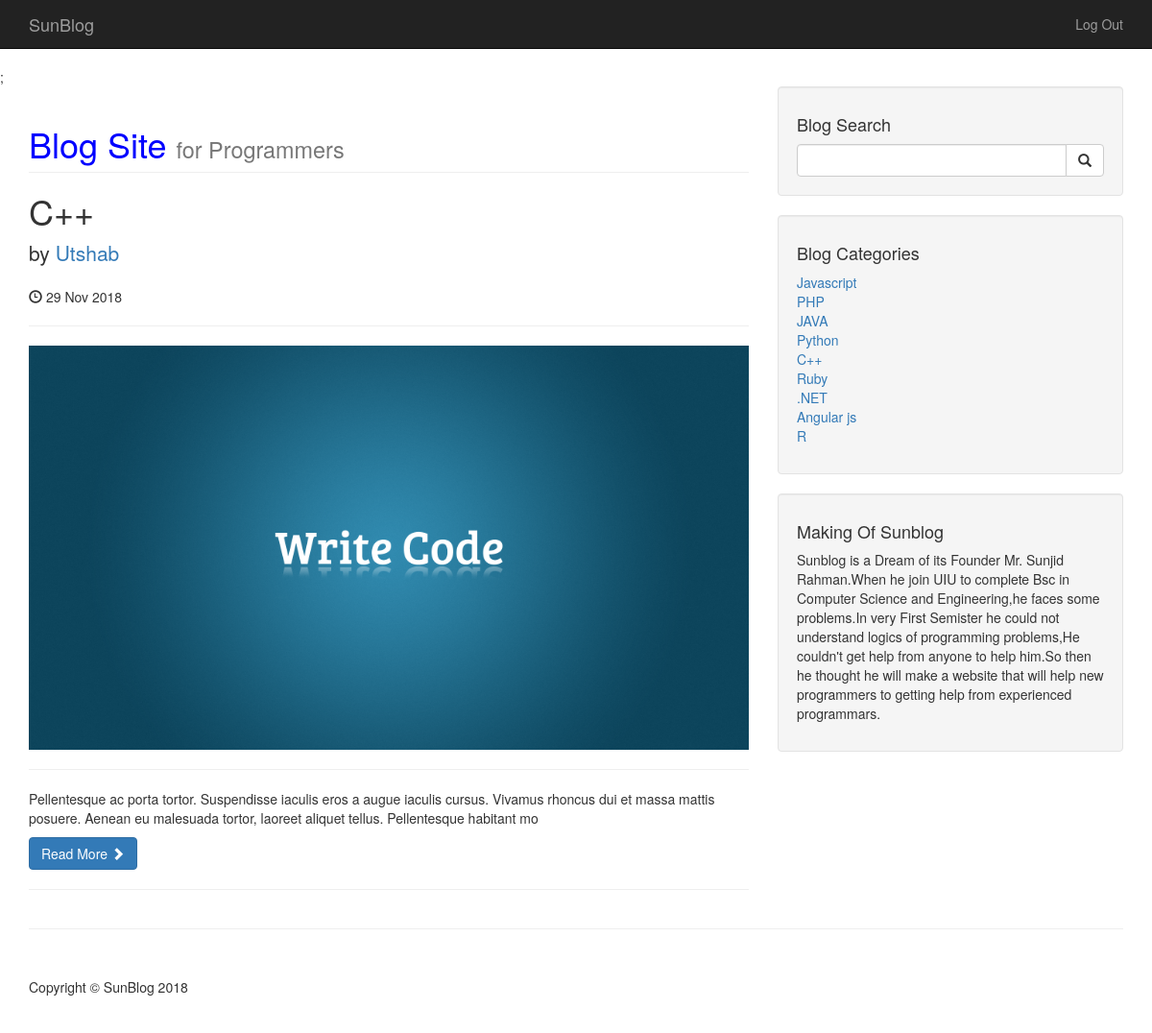
The app's page /home.php with its own data.
### tables this page shows
CREATE TABLE `posts` (
  `post_id` int(3) NOT NULL,
  `post_category_id` int(3) NOT NULL,
  `post_title` varchar(255) NOT NULL,
  `post_author` varchar(255) NOT NULL,
  `post_date` date NOT NULL,
  `post_image` text NOT NULL,
  `post_content` text NOT NULL,
  `post_tags` varchar(255) NOT NULL,
  `post_comment_count` int(11) NOT NULL,
  `post_status` varchar(255) NOT NULL DEFAULT 'draft'
);

CREATE TABLE `categories` (
  `cat_id` int(3) NOT NULL,
  `cat_title` varchar(255) NOT NULL
);

### home.php (the view, shortened to what this page needs)
<?php include "includes/header.php" ;?>
<?php include "includes/db.php" ;?>
    <?php include "includes/navigation.php" ?>;
    <div class="container">
        <div class="row">
            <div class="col-md-8">
                <?php
                        $user_id=$_SESSION['user_id'];
                        $query="SELECT *,DATE_FORMAT(post_date,'%d %b %Y') AS df FROM posts WHERE post_status='published' ORDER BY post_date DESC";
                        $select_all_posts_query=mysqli_query($connection,$query);
                        while($row=mysqli_fetch_assoc($select_all_posts_query)){
                            $post_id=$row['post_id'];
                            $post_title=$row['post_title'];
                            $post_author=$row['post_author'];
                            $post_image=$row['post_image'];
                            $post_content=substr($row['post_content'],0,200);
                            $post_d=$row['df'];
                            $post_author_id=$row['post_author_id'];
                     ?>
                            <h1 class="page-header" style="color:blue">
                        Blog Site
                      <small>for Programmers</small>
                    </h1>
                    <h2>
                        <h1><?php echo $post_title?></h1>
                    </h2>
                    <p class="lead">
                        by <a href="user/msg_index.php?sender_id=<?php echo $user_id;?>&&reciver_id=<?php echo $post_author_id;?>"><?php echo $post_author?></a>
                    </p>
                    <p><span class="glyphicon glyphicon-time"></span> <?php echo $post_d?></p>
                    <hr>
                    <img class="img-responsive" src="images/<?php echo $post_image?>" alt="">
                    <hr>
                    <p><?php echo $post_content?></p>
                    <a class="btn btn-primary" href="post.php?p_id=<?php echo $post_id; ?>">Read More <span class="glyphicon glyphicon-chevron-right"></span></a>
                    <hr>
                     <?php }  ?>
            </div>
            <?php include "includes/home_sidebar.php"; ?>
        </div>
        <hr>
       <?php include "includes/footer.php"; ?>

### includes/home_sidebar.php
<div class="col-md-4">
                <div class="well">
                    <h4>Blog Search</h4>
                    <form action="search.php" method="post">
                    <div class="input-group">
                        <input name="search" type="text" class="form-control">
                        <span class="input-group-btn">
                            <button name="submit" class="btn btn-default" type="submit">
                                <span class="glyphicon glyphicon-search"></span>
                        </button>
                        </span>
                    </div>
                    </form>
                </div>
                <div class="well">
                    <?php
                        $query="SELECT * FROM categories";
                        $select_categories_sidebar=mysqli_query($connection,$query);
                    ?>
                    <h4>Blog Categories</h4>
                    <div class="row">
                        <div class="col-lg-12">
                            <ul class="list-unstyled">
                                <?php
                                while($row=mysqli_fetch_assoc($select_categories_sidebar)){
                                    $cat_title=$row['cat_title'];
                                    $cat_id=$row['cat_id'];
                                    echo "<li><a href='category.php?category=$cat_id'>{$cat_title}</a></li>";
                                }
                                ?>
                            </ul>
                        </div>
                    </div>
                </div>
               <?php include "widget.php";?>
            </div>

### css/blog-home.css (style rules this page uses)
body { padding-top: 70px; }

### records on screen
posts: post_title "C++", post_author "Utshab", post_d "29 Nov 2018", post_image (picture), post_content "Pellentesque ac porta tortor. Suspendisse iaculis eros a augue iaculis cursus. Vivamus rhoncus dui et massa mattis posuere. Aenean eu malesuada tortor, laoreet aliquet tellus. Pellentesque habitant mo"
categories: cat_title "Javascript"
categories: cat_title "PHP"
categories: cat_title "JAVA"
categories: cat_title "Python"
categories: cat_title "C++"
categories: cat_title "Ruby"
categories: cat_title ".NET"
categories: cat_title "Angular js"
categories: cat_title "R"
